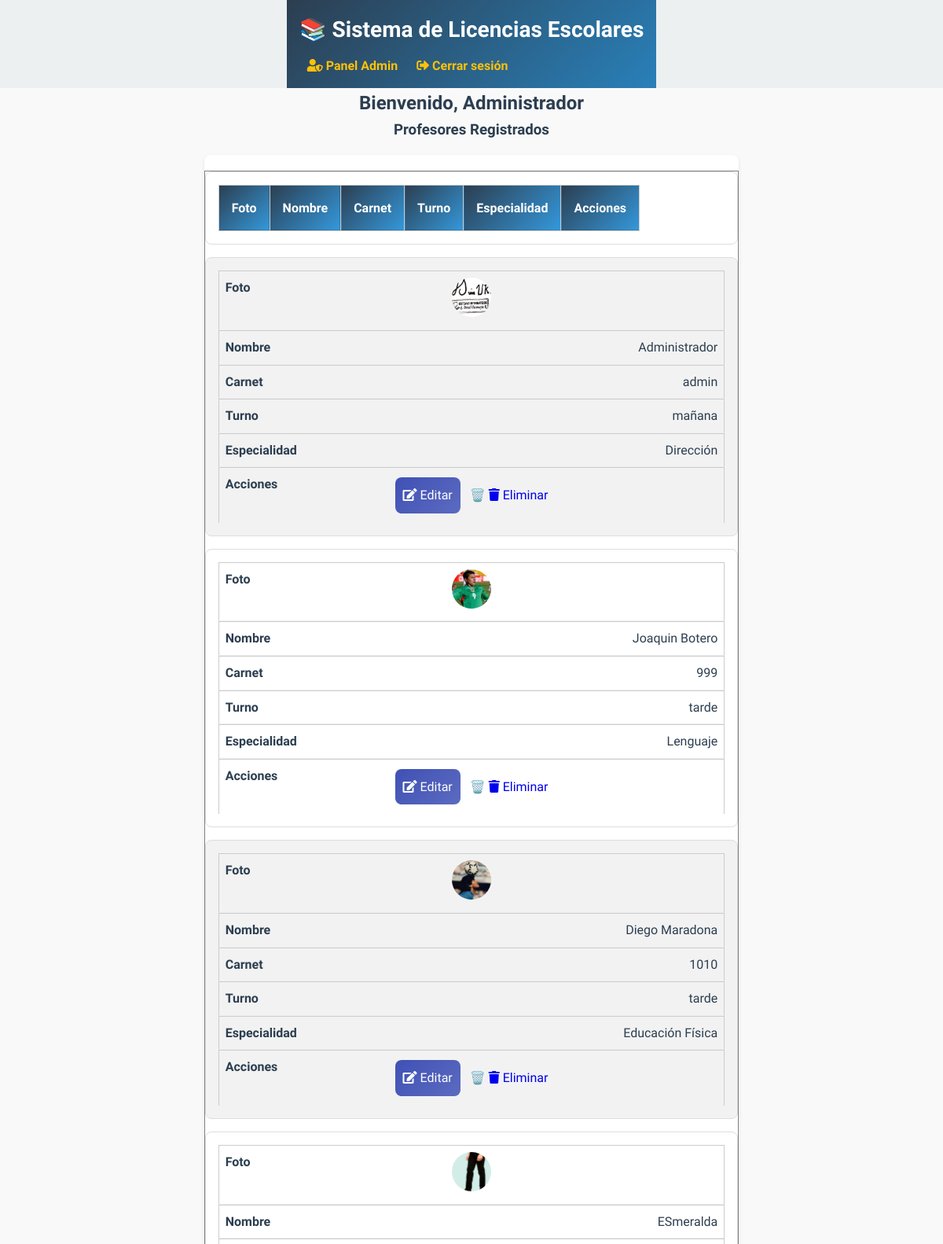
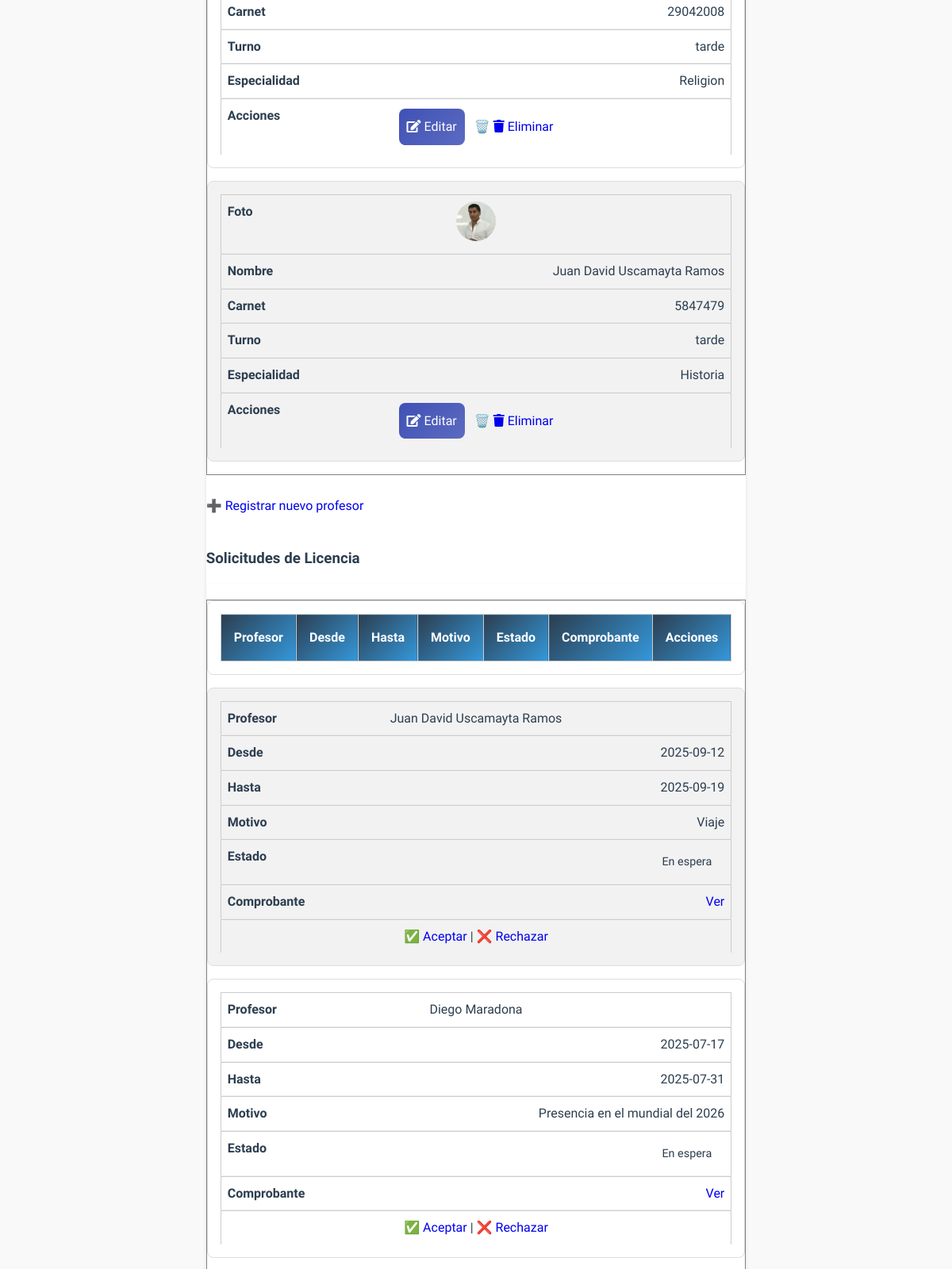
Page /dashboard_admin (signed in, upper part) on the committed database (2 pictures, top to bottom).
### tables this page shows
CREATE TABLE profesores (
            id INTEGER PRIMARY KEY AUTOINCREMENT,
            nombre TEXT,
            carnet TEXT UNIQUE,
            contrasena TEXT,
            turno TEXT,
            especialidad TEXT
        , foto TEXT);

CREATE TABLE licencias (
            id INTEGER PRIMARY KEY AUTOINCREMENT,
            profesor_id INTEGER,
            fecha TEXT,
            motivo TEXT,
            estado TEXT DEFAULT 'En espera', fecha_inicio TEXT, fecha_fin TEXT, archivo TEXT,
            FOREIGN KEY (profesor_id) REFERENCES profesores(id)
        );

### app.py (the view)
@app.route('/dashboard_admin')
def dashboard_admin():
    if session.get('user_role') != 'admin':
        return redirect(url_for('login'))
    conn = get_db_connection()
    profesores = conn.execute('SELECT * FROM profesores').fetchall()
    licencias = conn.execute('''
        SELECT l.*, p.nombre FROM licencias l
        JOIN profesores p ON l.profesor_id = p.id
        ORDER BY l.fecha DESC
    ''').fetchall()
    conn.close()
    return render_template('dashboard_admin.html', profesores=profesores, licencias=licencias)

### app.py (called while the page is built)
def get_db_connection():
    conn = sqlite3.connect('database.db')
    conn.row_factory = sqlite3.Row
    return conn

### templates/dashboard_admin.html (shortened to what this page needs)
{% extends "base.html" %}
{% block content %}
  <h2>Bienvenido, {{ session['user_name'] }}</h2>
  <h3>Profesores Registrados</h3>
  <div class="table-responsive">
    <table border="1" cellpadding="8" class="admin-table">
      <tr>
        <th>Foto</th>
        <th>Nombre</th>
        <th>Carnet</th>
        <th>Turno</th>
        <th>Especialidad</th>
        <th>Acciones</th>
      </tr>
      {% for profesor in profesores %}
      <tr>
              <td data-label="Foto" style="text-align: center">
        {% if profesor['foto'] %}
          <img src="{{ url_for('static', filename='uploads/' + profesor['foto']) }}" alt="Foto de {{ profesor['nombre'] }}" class="profile-pic">
        {% else %}
          <img src="{{ url_for('static', filename='uploads/default-user.png') }}" alt="Sin foto" class="profile-pic">
        {% endif %}
      </td>
      <td data-label="Nombre">{{ profesor['nombre'] }}</td>
      <td data-label="Carnet">{{ profesor['carnet'] }}</td>
      <td data-label="Turno">{{ profesor['turno'] }}</td>
      <td data-label="Especialidad">{{ profesor['especialidad'] }}</td>
      <td data-label="Acciones" class="action-buttons">
        <a href="{{ url_for('editar_profesor', id=profesor['id']) }}" class="btn btn-primary">
          <i class="fas fa-edit"></i> Editar
        </a>
        <a href="{{ url_for('eliminar_profesor', id=profesor['id']) }}"
           class="btn btn-danger"
           onclick="return confirm('¿Estás seguro de eliminar al profesor?')">
          <i class="fas fa-trash"></i> Eliminar
        </a>
      </td>
    </tr>
    {% endfor %}
  </table>
  <br>
  <a href="{{ url_for('register_profesor') }}">➕ Registrar nuevo profesor</a>
  <h3 style="margin-top: 40px;">Solicitudes de Licencia</h3>
  <div class="desktop-view">
    <div class="table-responsive">
      <table border="1" cellpadding="8" class="admin-table">
        <tr>
          <th>Profesor</th>
          <th>Desde</th>
          <th>Hasta</th>
          <th>Motivo</th>
          <th>Estado</th>
          <th>Comprobante</th>
          <th>Acciones</th>
        </tr>
      {% for licencia in licencias %}
      <tr>
        <td data-label="Profesor">{{ licencia['nombre'] }}</td>
        <td data-label="Desde">{{ licencia['fecha_inicio'] }}</td>
        <td data-label="Hasta">{{ licencia['fecha_fin'] }}</td>
        <td data-label="Motivo">{{ licencia['motivo'] }}</td>
        <td data-label="Estado">
          <span class="status-badge status-{{ licencia['estado']|lower }}">
            {{ licencia['estado'] }}
          </span>
        </td>
        <td data-label="Comprobante">
        {% if licencia['archivo'] %}
          <a href="{{ url_for('static', filename='comprobantes/' ~ licencia['archivo']) }}" target="_blank">Ver</a>
        {% else %}
          No adjunto
        {% endif %}
      </td>
      <td>
        {% if licencia['estado'] == 'En espera' %}
          <a href="{{ url_for('aceptar_licencia', id=licencia['id']) }}">Aceptar</a> |
          <a href="{{ url_for('rechazar_licencia', id=licencia['id']) }}">Rechazar</a>
        {% else %}
          -
        {% endif %}
      </td>
    </tr>
    {% endfor %}
  </table>
{% endblock %}

### static/css/styles.css (style rules this page uses)
:root { --primary-color: #2C3E50; --secondary-color: #3498DB; --accent-color: #F1C40F; --success-color: #2ECC71; --text-color: #2C3E50; --light-gray: #ECF0F1; --white: #FFFFFF; --shadow: 0 4px 6px rgba(0, 0, 0, 0.1); --radius: 8px; --gradient: linear-gradient(135deg, var(--primary-color), var(--secondary-color)); }
body { font-family: 'Segoe UI', Arial, sans-serif; margin: 0; padding: 0; background: var(--light-gray); color: var(--text-color); line-height: 1.6; }
body { font-family: 'Segoe UI', Arial, sans-serif; margin: 0; padding: 0; background: var(--light-gray); color: var(--text-color); line-height: 1.6; display: flex; flex-direction: column; align-items: center; }
.table-responsive { overflow-x: auto; margin: 1rem 0; border-radius: var(--radius); box-shadow: var(--shadow); }
.admin-table { width: 100%; background: var(--white); border-collapse: collapse; }
.admin-table th { background: var(--gradient); color: var(--white); padding: 1rem; text-align: left; }
.admin-table td { padding: 1rem; border-bottom: 1px solid var(--light-gray); vertical-align: middle; }
.profile-pic { width: 50px; height: 50px; object-fit: cover; border-radius: 50%; }
.status-badge { padding: 0.5rem 1rem; border-radius: 20px; font-size: 0.9rem; font-weight: 500; display: inline-block; }
table { width: 100%; border-collapse: collapse; margin-top: 20px; }
table th, table td { padding: 10px; border: 1px solid #ccc; text-align: left; }
table th { background-color: #007bff; color: white; }
table tr:nth-child(even) { background-color: #f2f2f2; }
a { text-decoration: none; }
a[href*="eliminar"]::before { content: "🗑️ "; }
a[href*="aceptar"]::before { content: "✅ "; }
a[href*="rechazar"]::before { content: "❌ "; }
.btn-primary { width: 100%; padding: 10px; border: none; background: linear-gradient(135deg, #3f51b5, #5c6bc0); color: white; font-size: 16px; border-radius: 8px; cursor: pointer; transition: background 0.3s; }

### static/css/responsive.css (style rules this page uses)
@media screen and (min-width: 769px) { .desktop-view { display: block !important; } }
@media screen and (min-width: 769px) { .table-responsive { background: white; border-radius: 8px; box-shadow: 0 2px 4px rgba(0,0,0,0.1); overflow: hidden; } }
@media screen and (min-width: 769px) { .admin-table { width: 100%; border-collapse: collapse; } }
@media screen and (min-width: 769px) { .admin-table th { background: linear-gradient(135deg, var(--primary-color), var(--secondary-color)); color: white; padding: 1rem; text-align: left; } }
@media screen and (min-width: 769px) { .admin-table td { padding: 1rem; border-bottom: 1px solid #eee; vertical-align: middle; } }
@media screen and (min-width: 769px) { .profile-pic { width: 50px; height: 50px; border-radius: 50%; object-fit: cover; } }

### templates/base.html (style rules this page uses)
* { box-sizing: border-box; margin: 0; padding: 0; }
body { min-height: 100vh; }
.desktop-view { display: block; }
.table-responsive { overflow-x: auto; -webkit-overflow-scrolling: touch; margin: 1rem 0; background: white; border-radius: 8px; box-shadow: 0 2px 4px rgba(0,0,0,0.1); }
.admin-table { width: 100%; border-collapse: collapse; }
.admin-table th { background: var(--gradient); color: white; padding: 1rem; text-align: left; }
.admin-table td { padding: 1rem; border-bottom: 1px solid #eee; }
.admin-table tbody, .admin-table tr, .admin-table td { display: block; width: 100%; }
.admin-table tr { margin-bottom: 1rem; border: 1px solid #ddd; border-radius: 8px; padding: 1rem; background: white; }
.admin-table td { text-align: right; padding: 0.5rem; position: relative; border-bottom: 1px solid #eee; }
.admin-table td:last-child { border-bottom: none; }
.admin-table td::before { content: attr(data-label); position: absolute; left: 0; width: 50%; padding-left: 0.5rem; font-weight: bold; text-align: left; }
.admin-table td:first-child { text-align: center; }
.profile-pic { margin: 0 auto; }
.admin-table td:last-child { text-align: center; }
.btn { display: inline-block; margin: 0.25rem; width: auto; }

### rows in the picture
profesores: user_name "Administrador", foto (picture), nombre "Administrador", carnet "admin", turno "mañana", especialidad "Dirección"
profesores: foto (picture), nombre "Joaquin Botero", carnet "999", turno "tarde", especialidad "Lenguaje"
profesores: foto (picture), nombre "Diego Maradona", carnet "1010", turno "tarde", especialidad "Educación Física"
profesores: foto (picture), nombre "ESmeralda", carnet "29042008", turno "tarde", especialidad "Religion"
profesores: foto (picture), nombre "Juan David Uscamayta Ramos", carnet "5847479", turno "tarde", especialidad "Historia"
licencias: nombre "Juan David Uscamayta Ramos", fecha_inicio "2025-09-12", fecha_fin "2025-09-19", motivo "Viaje", estado "En espera"
licencias: nombre "Diego Maradona", fecha_inicio "2025-07-17", fecha_fin "2025-07-31", motivo "Presencia en el mundial del 2026", estado "En espera"
